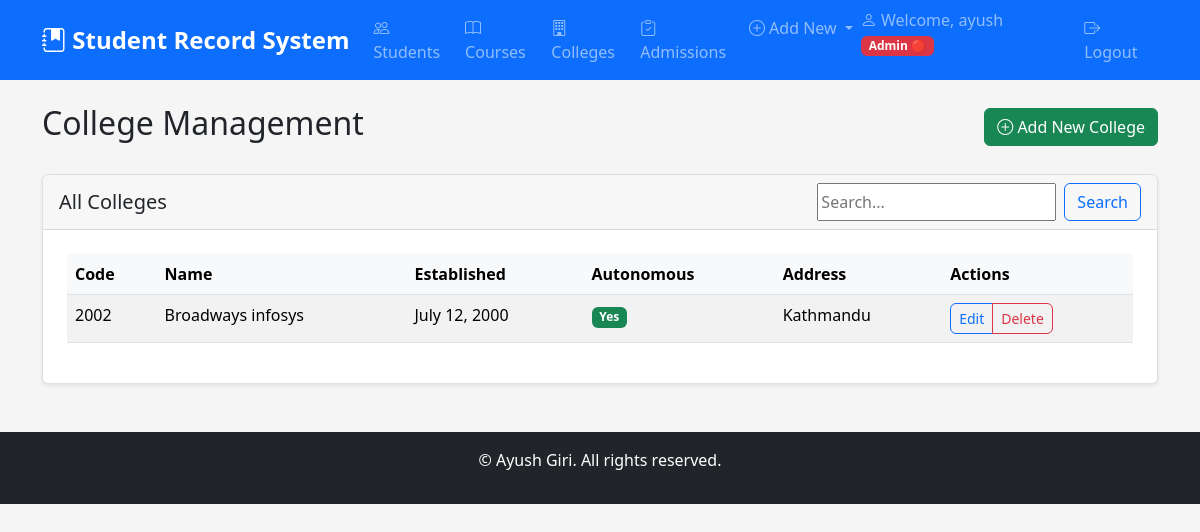
/colleges/ (signed in), run on the app's committed database.
### core/models.py (models this page shows, shortened)
class College(models.Model):
    name = models.CharField(max_length=200)
    code = models.CharField(max_length=10, unique=True)
    address = models.TextField()
    established_date = models.DateField()
    is_autonomous = models.BooleanField(default=False)

### core/decorators.py (the view)
        def wrapper(request, *args, **kwargs):
            login_url = reverse('user_login')
            register_url = reverse('register')
            if request.path in [login_url, register_url]:
                return view_func(request, *args, **kwargs)
            if not request.user.is_authenticated:
                messages.error(request, 'You must log in first!')
                return redirect('user_login')
            if hasattr(request.user, 'userprofile'):
                role = request.user.userprofile.role
                role_hierarchy = {'viewer': 1, 'editor': 2, 'admin': 3}
                if role_hierarchy.get(role, 0) >= role_hierarchy.get(required_role, 0):
                    return view_func(request, *args, **kwargs)
            messages.error(request, 'You do not have permission to access this page!')
            return redirect('home')

### core/forms.py
class SearchForm(forms.Form):
    query = forms.CharField(
        required=False,
        widget=forms.TextInput(attrs={'placeholder': 'Search...'})
    )

### core/views.py (called while the page is built)
@viewer_required
def college_list(request):
    form = SearchForm(request.GET or None)
    colleges = College.objects.all()
    query = request.GET.get('query')
    if query:
        colleges = colleges.filter(
            Q(name__icontains=query) |
            Q(code__icontains=query) |
            Q(address__icontains=query)
        )
    context = {'colleges': colleges, 'form': form, 'search_query': query}
    return render(request, 'core/college_list.html', context)

### core/templates/core/college_list.html (shortened to what this page needs)
{% extends 'core/base.html' %}
{% block content %}
<div class="d-flex justify-content-between align-items-center mb-4">
    <h2>College Management</h2>
    <a href="{% url 'add_college' %}" class="btn btn-success">
        <i class="bi bi-plus-circle"></i> Add New College
    </a>
</div>
<div class="card">
    <div class="card-header d-flex justify-content-between align-items-center">
        <h5 class="mb-0">All Colleges</h5>
        <form method="get" class="d-flex">
            {{ form.query }}
            <button type="submit" class="btn btn-outline-primary ms-2">Search</button>
        </form>
    </div>
    <div class="card-body">
        <div class="table-responsive">
            <table class="table table-striped table-hover">
                <thead>
                    <tr>
                        <th>Code</th>
                        <th>Name</th>
                        <th>Established</th>
                        <th>Autonomous</th>
                        <th>Address</th>
                        <th>Actions</th>
                    </tr>
                </thead>
                <tbody>
                    {% for college in colleges %}
                    <tr>
                        <td>{{ college.code }}</td>
                        <td>{{ college.name }}</td>
                        <td>{{ college.established_date }}</td>
                        <td>
                            {% if college.is_autonomous %}
                            <span class="badge bg-success">Yes</span>
                            {% else %}
                            <span class="badge bg-secondary">No</span>
                            {% endif %}
                        </td>
                        <td>{{ college.address|truncatewords:5 }}</td>
                        <td>
                            <div class="btn-group" role="group">
                                <a href="{% url 'edit_college' college.pk %}" class="btn btn-sm btn-outline-primary">Edit</a>
                                <a href="{% url 'delete_college' college.pk %}" class="btn btn-sm btn-outline-danger">Delete</a>
                            </div>
                        </td>
                    </tr>
                    {% empty %}
                    <tr>
                        <td colspan="6" class="text-center">No colleges found.</td>
                    </tr>
                    {% endfor %}
                </tbody>
            </table>
        </div>
    </div>
</div>
{% endblock %}

### core/templates/core/base.html (shortened to what this page needs)
<!DOCTYPE html>
<html lang="en">
<head>
    {% load static %}
    <link href="{% static 'core/css/bootstrap.min.css' %}" rel="stylesheet">
    <link href="{% static 'core/css/style.css' %}" rel="stylesheet">
    <link rel="stylesheet" href="https://cdn.jsdelivr.net/npm/bootstrap-icons@1.11.1/font/bootstrap-icons.css">
</head>
<body>
    <nav class="navbar navbar-expand-lg navbar-dark bg-primary">
        <div class="container">
            <a class="navbar-brand" href="{% url 'home' %}">
                <i class="bi bi-journal-bookmark-fill"></i> Student Record System
            </a>
            <div class="collapse navbar-collapse" id="navbarNav">
                <ul class="navbar-nav me-auto">
                    {% if user.is_authenticated %}
                    <li class="nav-item">
                        <a class="nav-link" href="{% url 'student_list' %}"><i class="bi bi-people"></i> Students</a>
                    </li>
                    <li class="nav-item">
                        <a class="nav-link" href="{% url 'course_list' %}"><i class="bi bi-book"></i> Courses</a>
                    </li>
                    <li class="nav-item">
                        <a class="nav-link" href="{% url 'college_list' %}"><i class="bi bi-building"></i> Colleges</a>
                    </li>
                    <li class="nav-item">
                        <a class="nav-link" href="{% url 'admission_list' %}"><i class="bi bi-clipboard-check"></i> Admissions</a>
                    </li>
                    {% if user.userprofile.role != 'viewer' %}
                    <li class="nav-item dropdown">
                        <a class="nav-link dropdown-toggle" href="#" role="button" data-bs-toggle="dropdown">
                            <i class="bi bi-plus-circle"></i> Add New
                        </a>
                    </li>
                    {% endif %}
                    {% endif %}
                </ul>
                <ul class="navbar-nav">
                    {% if user.is_authenticated %}
                    <li class="nav-item">
                        <span class="navbar-text me-3">
                            <i class="bi bi-person"></i> Welcome, {{ user.username }}
                            {% if user.userprofile.role == 'admin' %}
                                <span class="badge bg-danger">Admin 🔴</span>
                            {% elif user.userprofile.role == 'editor' %}
                                <span class="badge bg-warning text-dark">Editor 🟡</span>
                            {% elif user.userprofile.role == 'viewer' %}
                                <span class="badge bg-primary">Viewer 🔵</span>
                            {% endif %}
                        </span>
                    </li>
                    <li class="nav-item">
                        <a class="nav-link" href="{% url 'user_logout' %}"><i class="bi bi-box-arrow-right"></i> Logout</a>
                    </li>
                    {% endif %}
                </ul>
            </div>
        </div>
    </nav>
    <div class="container mt-4">
        {% block content %}{% endblock %}
    </div>
    <footer class="bg-dark text-white text-center py-3 mt-5">
        <div class="container">
            <p>&copy; Ayush Giri. All rights reserved.</p>
        </div>
    </footer>
</body>
</html>

### core/static/core/css/style.css (style rules this page uses)
:root { --primary-color: #0d6efd; --secondary-color: #6c757d; --success-color: #198754; --danger-color: #dc3545; --warning-color: #ffc107; --info-color: #0dcaf0; --light-color: #f8f9fa; --dark-color: #212529; }
body { font-family: 'Segoe UI', Tahoma, Geneva, Verdana, sans-serif; background-color: #f5f5f5; }
.navbar-brand { font-weight: bold; font-size: 1.5rem; }
.card { box-shadow: 0 0.125rem 0.25rem rgba(0, 0, 0, 0.075); border: 1px solid rgba(0, 0, 0, 0.125); margin-bottom: 1.5rem; }
.card-header { background-color: rgba(0, 0, 0, 0.03); border-bottom: 1px solid rgba(0, 0, 0, 0.125); }
.table th { border-top: none; font-weight: 600; background-color: #f8f9fa; }
.btn { border-radius: 0.375rem; font-weight: 500; }
.btn-sm { padding: 0.25rem 0.5rem; font-size: 0.875rem; }
.badge { font-size: 0.75em; }
.card .card-body { padding: 1.5rem; }
footer { margin-top: auto; }
.badge.bg-success { background-color: var(--success-color) !important; }
.badge.bg-danger { background-color: var(--danger-color) !important; }

### data on the page
College: code "2002", name "Broadways infosys", established_date "July 12, 2000", is_autonomous "Yes", address "Kathmandu"

### other printed values
{{ user.username }} "ayush"
